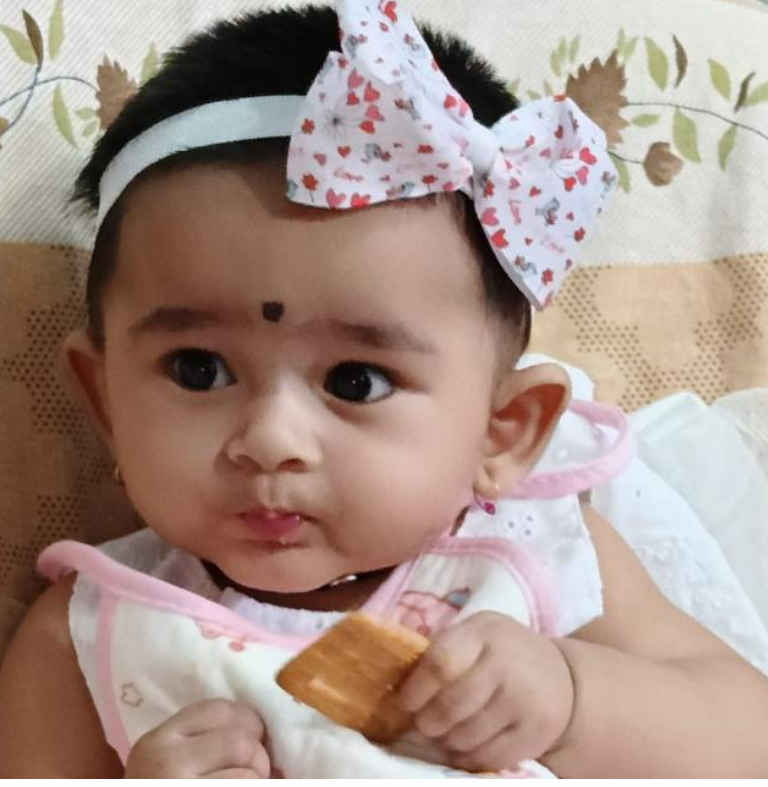
#> input picture Opencv/Object.png, 768 x 787 px
$ python Contour_detection.py
#> lines starting #> are read from the running program, lines starting #| are printed output that depends on the picture; after the words box and inside, x2 and y2 are one past the last pixel; in counts of white or black regions, pixels touching at a corner belong together
import cv2
import numpy

#Read the image and convert it to grayscale
image = cv2.imread('Object.png')
#> image is the input picture: shape (787, 768, 3); mean B, G, R 138.1, 147.3, 168.7
image = cv2.resize(image, None, fx=0.9,fy=0.9)
#> image: shape (708, 691, 3)

gray = cv2.cvtColor(image, cv2.COLOR_BGR2GRAY)
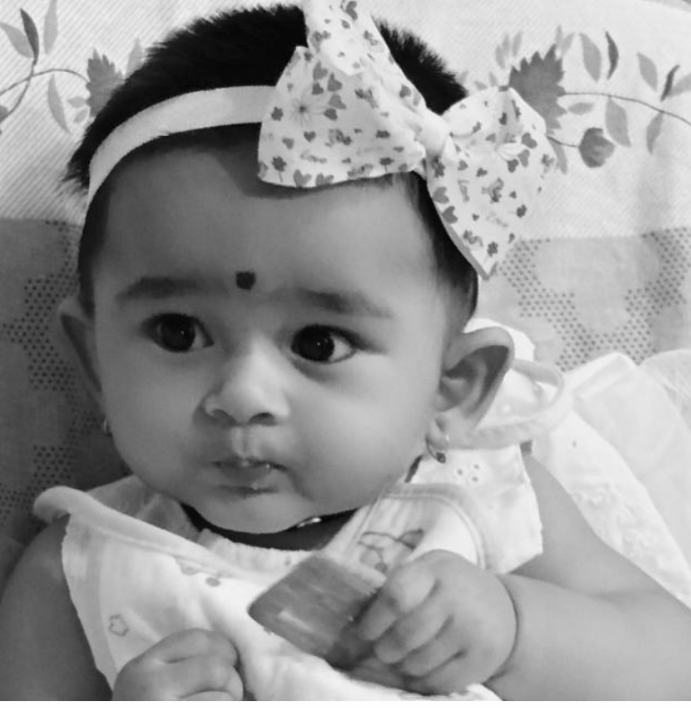
#> gray: shape (708, 691); min 2, max 255, mean 152.5

#Now convert the grayscale image to binary image
ret, binary = cv2.threshold(gray, 0, 255, cv2.THRESH_BINARY+cv2.THRESH_OTSU)
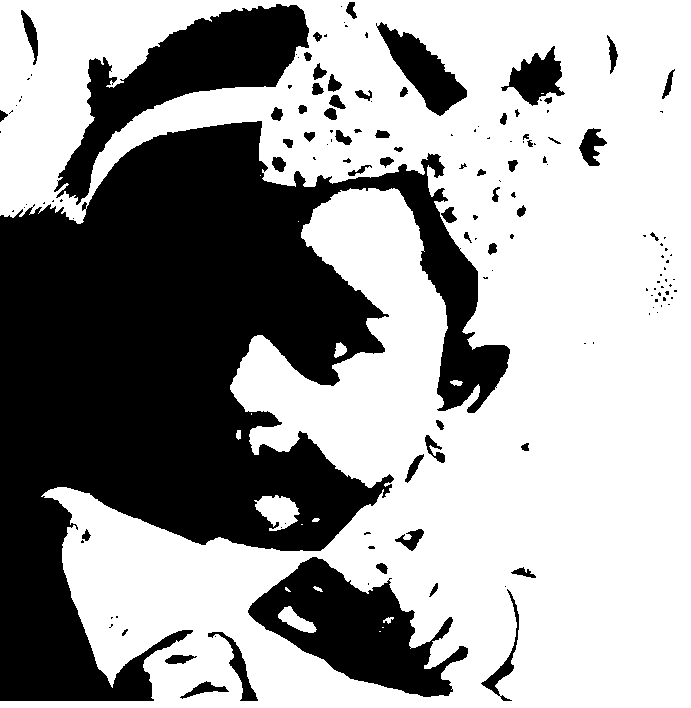
#> binary: shape (708, 691); 62.3% white; 148 black regions (86 under 20 px)
#> ret = 138

#Now detect the contours
contours, hierarchy = cv2.findContours(binary, mode=cv2.RETR_TREE, method=cv2.CHAIN_APPROX_NONE)
#> contours = 177 contours, 103 with area under 20; largest, box (x1, y1, x2, y2) and area: (0, 0, 691, 708) 343479, (53, 3, 310, 206) 16470, (247, 556, 469, 698) 15115, (376, 21, 468, 117) 3450, (500, 45, 566, 107) 1960

#Visualize the data structure
print("Length of contours {}".format(len(contours)))
#| Length of contours 177
print(contours)
#> (printed output is left out)

# draw contours on the original image
image_copy = image.copy()
image_copy = cv2.drawContours(image_copy, contours, -1, (0, 255, 0), thickness=2, lineType=cv2.LINE_AA)
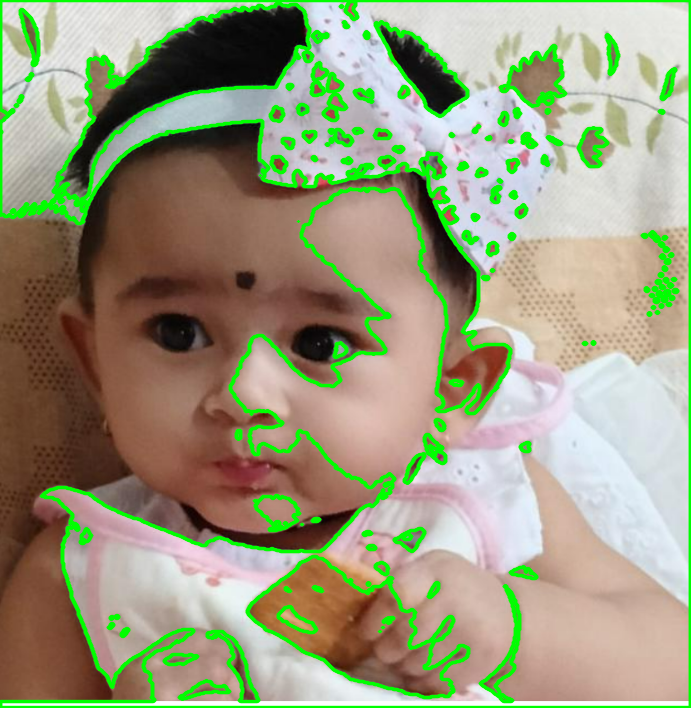
#> image_copy: shape (708, 691, 3); mean B, G, R 125.4, 156.2, 153.4

#Visualizing the results
cv2.imshow('Grayscale Image', gray)
cv2.imshow('Drawn Contours', image_copy)
cv2.imshow('Binary Image', binary)

cv2.waitKey(0)
cv2.destroyAllWindows()

$ run again, with Opencv/Image.jpeg saved as Opencv/Object.png
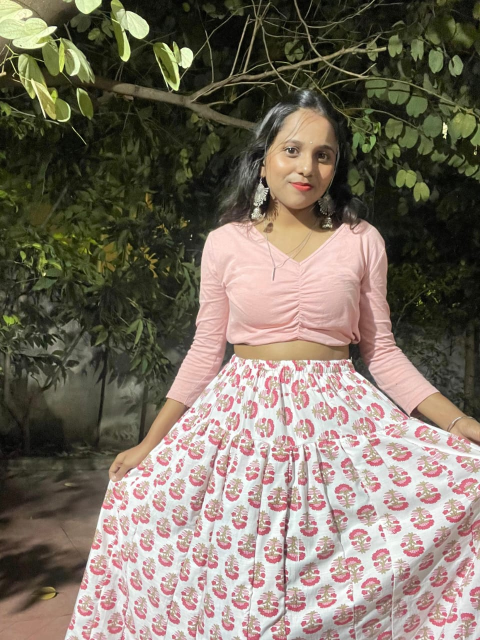
#> input picture Opencv/Image.jpeg, 960 x 1280 px (shown at 1/2 size)
#> image is the input picture: shape (1280, 960, 3); mean B, G, R 99.2, 112.5, 123.4
#> image: shape (1152, 864, 3)
#> `ret, binary = cv2.threshold(gray, 0, 255, cv2.THRESH_BINARY+cv2.THRESH..`:
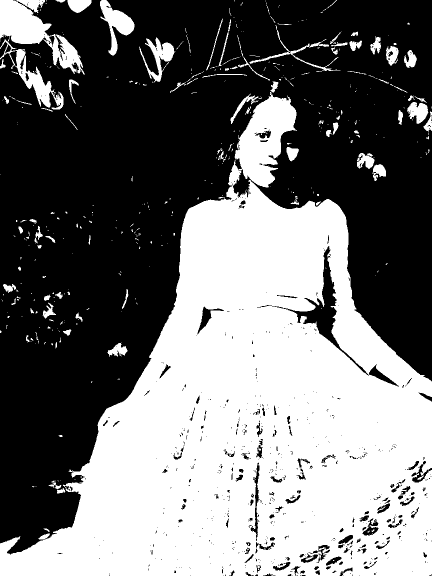
#> binary: shape (1152, 864) (shown at 1/2 size); 45% white; 450 white regions (354 under 20 px)
#> ret = 121
#> contours = 1261 contours, 1025 with area under 20; largest, box (x1, y1, x2, y2) and area: (0, 184, 864, 1152) 429370, (0, 0, 169, 219) 12997, (543, 491, 739, 752) 6028, (200, 0, 269, 111) 2814, (278, 75, 351, 165) 2194
#| Length of contours 1261
#> (printed output is left out)
#> `image_copy = cv2.drawContours(image_copy, contours, -1, (0, 255, 0), t..`:
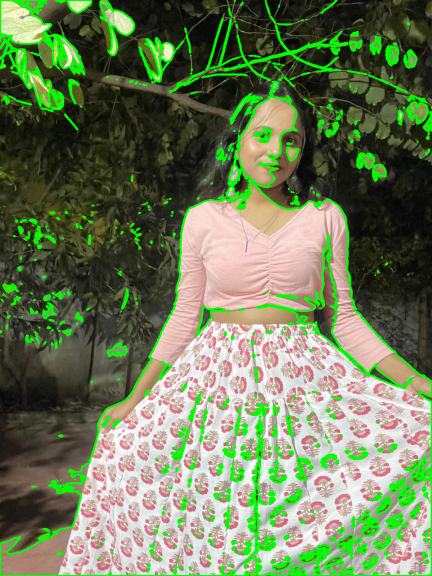
#> image_copy: shape (1152, 864, 3) (shown at 1/2 size); mean B, G, R 88.8, 124.2, 109.2
